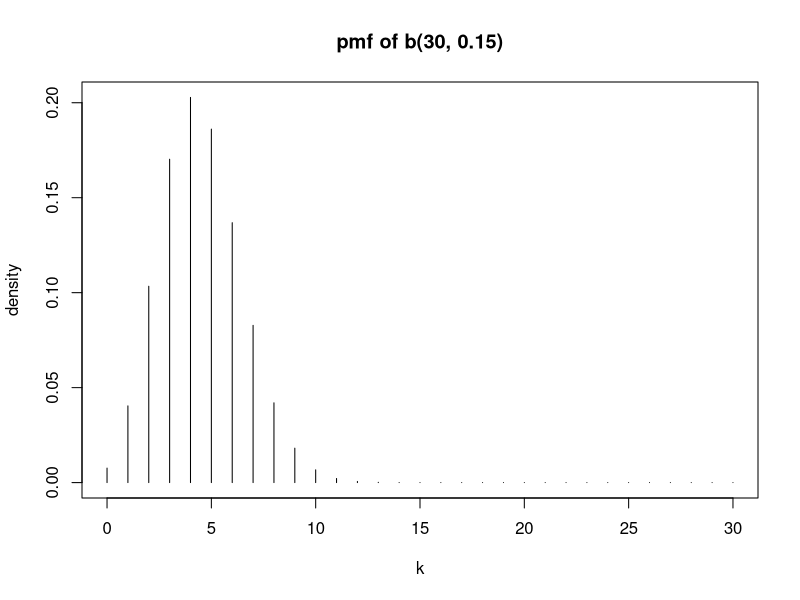
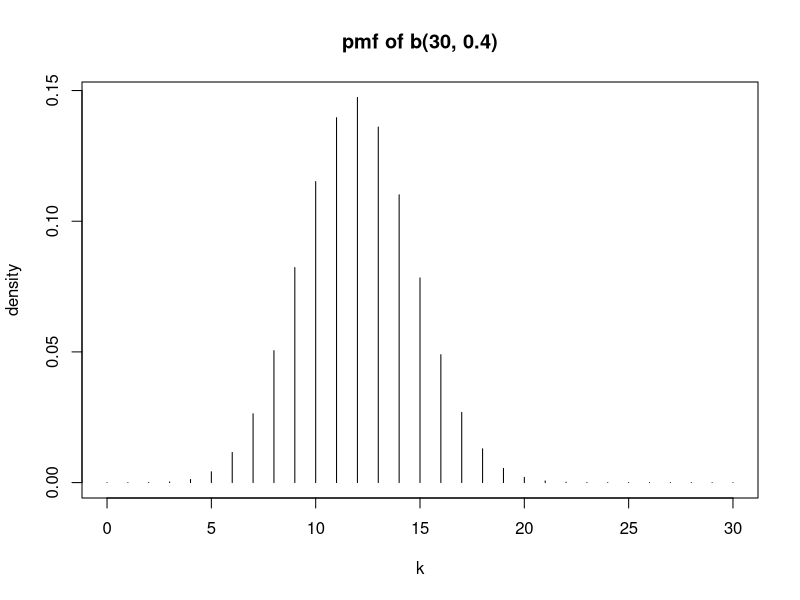
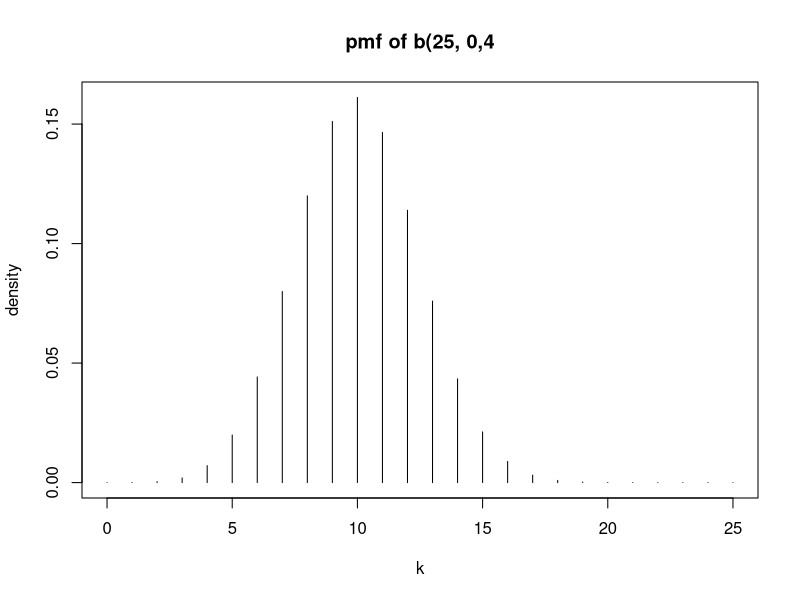

Generate these figures, in order, with R:
#Lab9

# sample() to create simple data
# rbinom() to randomly generate data which follow a binomial distribution
# syntax: rbinom(x = , size=, prob= )

#----------------------------------------------------------------------------------------
# Twenty percent of college students cook at least 4 nights a week. You randomly select 
# 8 college students. What is the probability that exactly 5 of college 
# students cook at least 4 nights a week?

# x = number of students who cook at least 4 nights a week
# success = selected student cooks a least 4 nights a week
# --> prob(success) = 20% = p
#      no.(independent trails) = 8 =n
# --> x ~ binomial(n=8, p=0.2)
# P(x=5) --> probability

dbinom(x=5, size=8, prob=0.2)


#----------------------------------------------------------------------------------------
#A bakery produces 200 donuts each day. Mis-shaped donuts are thrown away. 
# From previous data, we know that there is a 3% rate of mis-shaped donuts. 
# Estimate how many donuts will we need to throw away each day this week.
# (Assume a 7-day week)

# Let Xi = number of mis-shaped donuts on day i(i=7)
# (success = the donut mis-shaped)
# --> prob(success) = 3%
#     no.(independent) = 200
# --> Xi ~ binomial(n=200, p=0.03)
# Target: mean(x1, x2, ..., x7)

rbinom(n=7, size=200, prob=0.03)
#calculate mean
mean(rbinom(n=7, size=200, prob=0.03))     #gives random

set.seed(111)
mean(rbinom(n=7, size=200, prob=0.03))


# another way
set.seed(111)
sum(rbinom(n=7, size=200, prob=0.03))


#----------------------------------------------------------------------------------------
# Simulate rolling a fair six-sided die 5 times, counting the number of 
# 3's you observe.

# let X = the number of 3's observed
# (let success = 3 is observed)
# --> prob(success) = 1/6 = p
#       no.(trials) = 5 = n
# --> X ~ binomial(n=5, p=1/6)

set.seed(111)
rbinom(n=1, size=5, prob=1/6) #output is based on the seed

#----------------------------------------------------------------------------------------
# Plotting the Probability Mass Function (pmf) of a Binomial Distribution

k <- 0:30
plot(k, dbinom(k, size=30, prob=.15), type="h",
     main="pmf of b(30, 0.15)", ylab="density") # l = line, p = point, h = ?

plot(k, dbinom(k, size=30, prob=.4), type="h",
     main="pmf of b(30, 0.4)", ylab="density")

?base::plot

#----------------------------------------------------------------------------------------
k <- 0:25
par(mfrow=c(1,1))
plot(k, dbinom(k, size=25, prob=0.4), type="h",
  main="pmf of b(25, 0,4", ylab="density")

dbinom(6, size=25, pro=0.4)

#----------------------------------------------------------------------------------------
options(scipen=000) # scientific pentaly
data.frame(prob=dbinom(k, size=25, prob=0.4),
           row.names=k)



